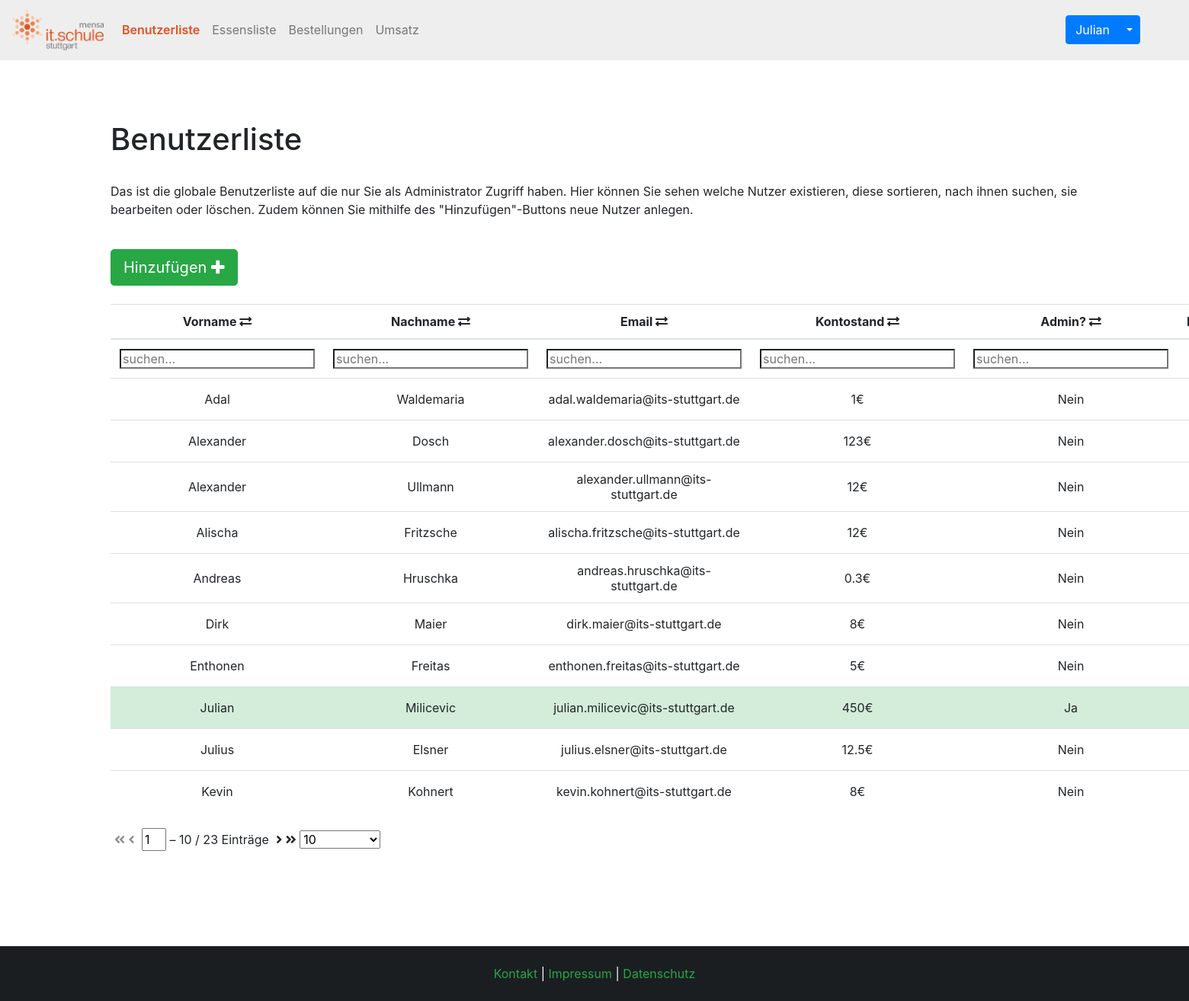
Screenshot of /php/userList.php (signed in) with the database file from the repository.
### tables this page shows
CREATE TABLE `benutzer` (
  `benutzer_ID` int(11) NOT NULL AUTO_INCREMENT,
  `vorname` varchar(45) NOT NULL,
  `nachname` varchar(45) NOT NULL,
  `email` varchar(80) NOT NULL,
  `passwort` varchar(255) NOT NULL,
  `admin_rechte` int(1) DEFAULT NULL,
  `kontostand` double DEFAULT NULL,
  `token` varchar(255) NOT NULL,
  PRIMARY KEY (`benutzer_ID`)
);

### php/userList.php (the view, shortened to what this page needs)
<?php
	include_once 'dependencies.php';
?>
<!DOCTYPE HTML>
<html>
	<head>
		<?php
			echo $head_dependencies;
			$sql = "SELECT * FROM benutzer";
			$result = $conn->query($sql);
		?>
	</head>
	<body>
		<?php include 'header.php';
		?>
		<div class="container col-sm-10">
			<h1>Benutzerliste</h1>
			<br>
			<p>Das ist die globale Benutzerliste auf die nur Sie als Administrator Zugriff haben. Hier können Sie sehen welche Nutzer existieren, diese sortieren, nach ihnen suchen, sie bearbeiten oder löschen. Zudem können Sie mithilfe des "Hinzufügen"-Buttons neue Nutzer anlegen.</p>
			<br>
			<button type='button' class='btn btn-success btn-lg' data-toggle="modal" data-target="#NewUser">Hinzufügen <i class='fa fa-plus'></i></button>
			<br/>
			<br/>
			<table class="tabelsorterTable table table-hover tablesorter">
				<thead>
					<tr>
						<th>Vorname <i class="fas fa-exchange-alt"></i></th>
						<th>Nachname <i class="fas fa-exchange-alt"></i></th>
						<th>Email <i class="fas fa-exchange-alt"></i></th>
						<th>Kontostand <i class="fas fa-exchange-alt"></i></th>
						<th>Admin? <i class="fas fa-exchange-alt"></i></th>
						<th class="filter-false" data-sorter="false">Löschen/Bearbeiten</th>
					</tr>
				</thead>
				<tbody>
					<?php
						if ($result->num_rows > 0) {
							while ($row = $result->fetch_assoc()) {
								if ($row['admin_rechte'] == 2) {
									$adminRecht = "Ja";
									echo "<tr class='admin-highlight'>";
								} else {
									$adminRecht = "Nein";
									echo "<tr>";
								}
								echo "<td class='align-middle'>".$row['vorname']."</td>
								<td class='align-middle'>".$row['nachname']."</td>
								<td class='align-middle'>".$row['email']."</td>
								<td class='align-middle'>".$row['kontostand']."€</td>
								<td class='align-middle'>".$adminRecht."</td>";
								if ($row['benutzer_ID'] == $_SESSION['id']) {
									$disabled = 'disabled';
								} else {
									$disabled = '';
								}
								echo "<td class='align-middle'><button type='button' method='POST' data-href='?delete?userID=".$row['benutzer_ID']."' data-toggle='modal' data-target='#confirm-delete' class='btn btn-danger'". $disabled .">
								<i class='fas fa-trash'> </i></button>
								<button type='button' method='POST'id='edit_user' benutzer_ID='".$row['benutzer_ID']."' vorname='".$row['vorname']."' nachname='".$row['nachname']."' email='".strstr($row['email'], '@', true)."' kontostand='".$row['kontostand']."' adminrechte='".$row['admin_rechte']."' data-href='' data-toggle='modal' data-target='#edit-user' class='btn btn-success'>
								<i class='fas fa-pencil-alt'> </i></button></td>
								</tr>";
							}
						} else {
							echo "Keine Ergebnisse";
						}
					?>
			</table>
			<div id="pager" class="pager">
				<form>
					<i class="fas fa-angle-double-left first"/></i>
					<i class="fas fa-angle-left prev"/></i>
					<span class="pagedisplay" data-pager-output-filtered="{startRow:input} &ndash; {endRow} / {filteredRows} of {totalRows} total rows"></span>
					<i class="fas fa-angle-right next"/></i>
					<i class="fas fa-angle-double-right last"/></i>
					<select class="pagesize">
						<option value="10">10</option>
					</select>
				</form>
			</div>
		</div>
	</body>
	<?php include 'footer.php'; ?>
</html>

### style/style.css (style rules this page uses)
* { box-sizing: border-box; }
html { margin: 0; padding: 0; height: 100%; }
body { position: relative; min-height: 100%; padding-bottom: 6em; }
.admin-highlight { background-color: rgba(40, 167, 69, 0.2); }
table, thead, tbody, td, th { text-align: center; }
.modalbox.success button, .modalbox.success button:active, .modalbox.success button:focus, { -webkit-transition: all 0.1s ease-in-out; transition: all 0.1s ease-in-out; -webkit-border-radius: 0; -moz-border-radius: 0; border-radius: 0; margin-top: 15px; width: 80%; background: transparent; color: #4caf50; border-color: #4caf50; outline: none; }
.tablesorter-pager { padding: 5px; }
.tablesorter-pager .pagedisplay { padding: 0 5px 0 5px; width: 50px; text-align: center; }
.tablesorter-pager select { margin: 0; padding: 0; }
.tablesorter-pager .disabled { opacity: 0.5; filter: alpha(opacity=50); cursor: default; }

### rows the page displays
benutzer: vorname "Julian", nachname "Milicevic", email "julian.milicevic@its-stuttgart.de", kontostand "450", admin_rechte "Ja"
benutzer: vorname "Andreas", nachname "Hruschka", email "andreas.hruschka@its-stuttgart.de", kontostand "0.3", admin_rechte "Nein"
benutzer: vorname "Julius", nachname "Elsner", email "julius.elsner@its-stuttgart.de", kontostand "12.5", admin_rechte "Nein"
benutzer: vorname "Alexander", nachname "Dosch", email "alexander.dosch@its-stuttgart.de", kontostand "123", admin_rechte "Nein"
benutzer: vorname "Alischa", nachname "Fritzsche", email "alischa.fritzsche@its-stuttgart.de", kontostand "12", admin_rechte "Nein"
benutzer: vorname "Alexander", nachname "Ullmann", email "alexander.ullmann@its-stuttgart.de", kontostand "12", admin_rechte "Nein"
benutzer: vorname "Kevin", nachname "Kohnert", email "kevin.kohnert@its-stuttgart.de", kontostand "8", admin_rechte "Nein"
benutzer: vorname "Enthonen", nachname "Freitas", email "enthonen.freitas@its-stuttgart.de", kontostand "5", admin_rechte "Nein"
benutzer: vorname "Adal", nachname "Waldemaria", email "adal.waldemaria@its-stuttgart.de", kontostand "1", admin_rechte "Nein"
benutzer: vorname "Dirk", nachname "Maier", email "dirk.maier@its-stuttgart.de", kontostand "8", admin_rechte "Nein"

### other values shown
$_SESSION['vorname'] "Julian"
